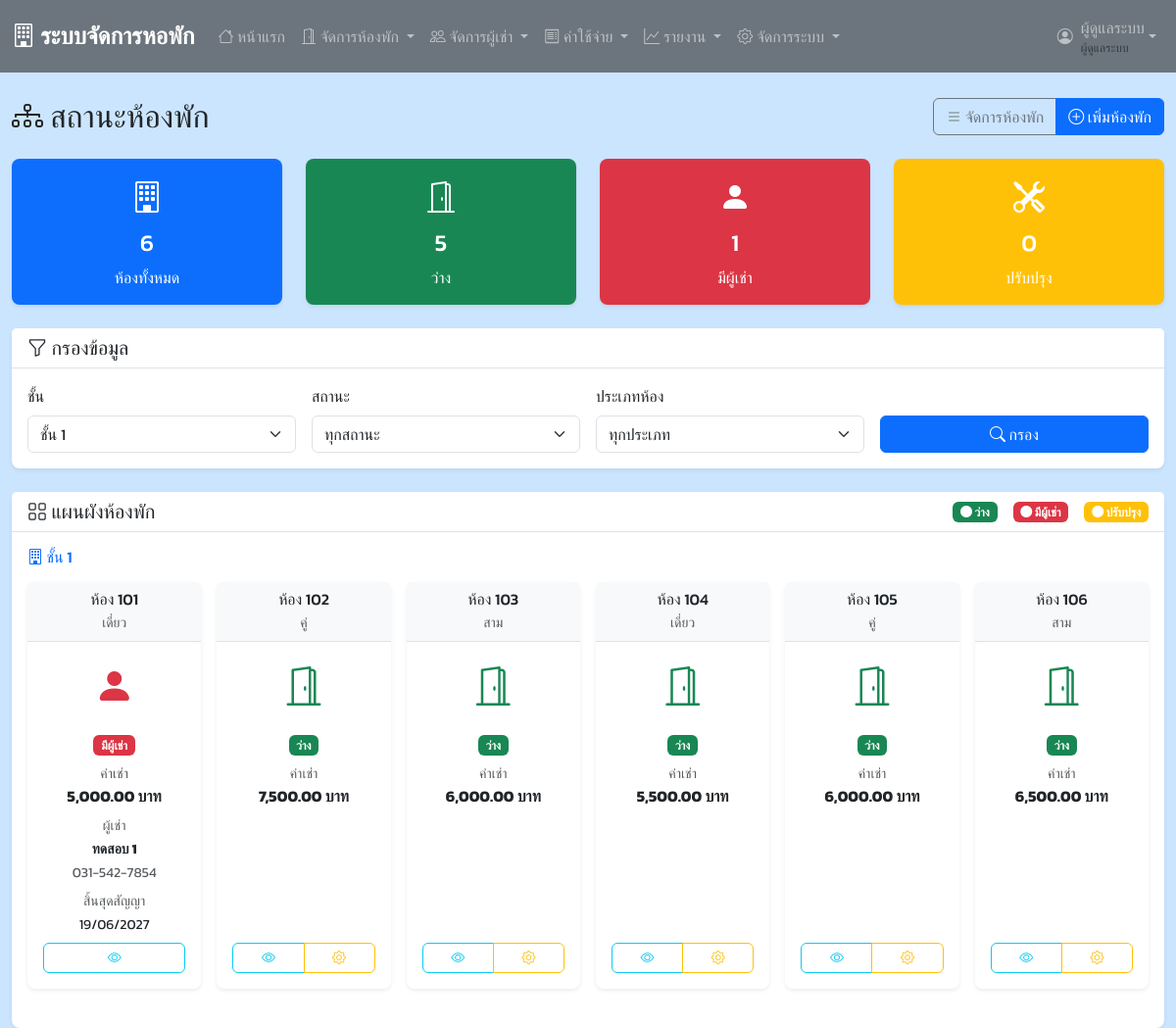
Page /room_status.php?floor=1 (signed in) on the committed database.
### tables this page shows
CREATE TABLE `rooms` (
  `room_id` int(11) NOT NULL,
  `room_number` varchar(10) NOT NULL,
  `room_type` enum('single','double','triple') NOT NULL,
  `monthly_rent` decimal(10,2) NOT NULL,
  `deposit` decimal(10,2) NOT NULL,
  `room_status` enum('available','occupied','maintenance') DEFAULT 'available',
  `floor_number` int(11) DEFAULT NULL,
  `room_description` text DEFAULT NULL,
  `created_at` timestamp NOT NULL DEFAULT current_timestamp()
);

### room_status.php (the view, shortened to what the rows shown need)
<?php
require_once 'includes/header.php';
$floor_filter = isset($_GET['floor']) ? $_GET['floor'] : '';
$sql = "SELECT r.*,
        (SELECT COUNT(*) FROM contracts c WHERE c.room_id = r.room_id AND c.contract_status = 'active') as has_tenant,
        (SELECT CONCAT(t.first_name, ' ', t.last_name)
         FROM contracts c
         JOIN tenants t ON c.tenant_id = t.tenant_id
         WHERE c.room_id = r.room_id AND c.contract_status = 'active'
         LIMIT 1) as tenant_name,
        (SELECT c.contract_start
         FROM contracts c
         WHERE c.room_id = r.room_id AND c.contract_status = 'active'
         LIMIT 1) as move_in_date,
        (SELECT c.contract_end
         FROM contracts c
         WHERE c.room_id = r.room_id AND c.contract_status = 'active'
         LIMIT 1) as contract_end_date,
        (SELECT t.phone
         FROM contracts c
         JOIN tenants t ON c.tenant_id = t.tenant_id
         WHERE c.room_id = r.room_id AND c.contract_status = 'active'
         LIMIT 1) as tenant_phone
        FROM rooms r WHERE 1=1";
$params = [];
if (!empty($floor_filter)) {
    $sql .= " AND r.floor_number = ?";
    $params[] = $floor_filter;
}
$sql .= " ORDER BY r.floor_number ASC, CAST(SUBSTRING(r.room_number, 2) AS UNSIGNED) ASC";
try {
    $stmt = $pdo->prepare($sql);
    $stmt->execute($params);
    $rooms = $stmt->fetchAll();
    $floor_stmt = $pdo->query("SELECT DISTINCT floor_number FROM rooms ORDER BY floor_number");
    $floors = $floor_stmt->fetchAll();
} catch(PDOException $e) {
    $error_message = "เกิดข้อผิดพลาดในการดึงข้อมูล: " . $e->getMessage();
}
?>
<div class="container-fluid mt-4">
    <div class="row">
        <div class="col-12">
            <div class="d-flex justify-content-between align-items-center mb-4">
                <h2 class="mb-0">
                    <i class="bi bi-diagram-3"></i>
                    สถานะห้องพัก
                </h2>
            </div>
            <div class="card">
                <div class="card-body">
                    <?php if (empty($rooms)): ?>
                        <div class="text-center py-5">
                            <i class="bi bi-building display-1 text-muted"></i>
                            <h4 class="text-muted mt-3">ไม่พบข้อมูลห้องพัก</h4>
                            <p class="text-muted">ไม่มีข้อมูลที่ตรงกับเงื่อนไขการกรอง</p>
                        </div>
                    <?php else: ?>
                        <?php
                        $rooms_by_floor = [];
                        foreach ($rooms as $room) {
                            $rooms_by_floor[$room['floor_number']][] = $room;
                        }
                        ksort($rooms_by_floor);
                        ?>
                        <?php foreach ($rooms_by_floor as $floor => $floor_rooms): ?>
                            <div class="mb-4">
                                <h6 class="text-primary mb-3">
                                    <i class="bi bi-building"></i>
                                    ชั้น <?php echo $floor; ?>
                                </h6>
                                <div class="row g-3">
                                    <?php foreach ($floor_rooms as $room): ?>
                                        <?php
                                        $room_status = '';
                                        $card_class = '';
                                        $icon = '';
                                        $status_text = '';
                                        if ($room['has_tenant'] > 0) {
                                            $card_class = 'border-danger';
                                            $room_status = 'occupied';
                                            $icon = 'bi-person-fill';
                                            $status_text = 'มีผู้เช่า';
                                        } else {
                                            switch ($room['room_status']) {
                                                case 'available':
                                                    $card_class = 'border-success';
                                                    $room_status = 'available';
                                                    $icon = 'bi-door-open';
                                                    $status_text = 'ว่าง';
                                                    break;
                                            }
                                        }
                                        ?>
                                        <div class="col-xl-2 col-lg-3 col-md-4 col-sm-6">
                                            <div class="card h-100 <?php echo $card_class; ?>" style="min-height: 200px;">
                                                <div class="card-header text-center bg-light">
                                                    <h6 class="mb-0">ห้อง <?php echo $room['room_number']; ?></h6>
                                                    <small class="text-muted">
                                                        <?php
                                                        switch ($room['room_type']) {
                                                            case 'single': echo 'เดี่ยว'; break;
                                                            case 'double': echo 'คู่'; break;
                                                            case 'triple': echo 'สาม'; break;
                                                        }
                                                        ?>
                                                    </small>
                                                </div>
                                                <div class="card-body text-center d-flex flex-column">
                                                    <div class="mb-3">
                                                        <i class="<?php echo $icon; ?> fs-1 text-<?php echo $room_status == 'occupied' ? 'danger' : ($room_status == 'available' ? 'success' : 'warning'); ?>"></i>
                                                    </div>
                                                    <div class="mb-2">
                                                        <span class="badge bg-<?php echo $room_status == 'occupied' ? 'danger' : ($room_status == 'available' ? 'success' : 'warning'); ?>">
                                                            <?php echo $status_text; ?>
                                                        </span>
                                                    </div>
                                                    <div class="mb-2">
                                                        <small class="text-muted d-block">ค่าเช่า</small>
                                                        <strong><?php echo formatCurrency($room['monthly_rent']); ?></strong>
                                                    </div>
                                                    <?php if ($room['has_tenant'] > 0): ?>
                                                        <div class="mb-2">
                                                            <small class="text-muted d-block">ผู้เช่า</small>
                                                            <small class="fw-bold"><?php echo $room['tenant_name']; ?></small>
                                                            <?php if ($room['tenant_phone']): ?>
                                                                <br><small class="text-muted"><?php echo $room['tenant_phone']; ?></small>
                                                            <?php endif; ?>
                                                        </div>
                                                        <div class="mb-2">
                                                            <small class="text-muted d-block">สิ้นสุดสัญญา</small>
                                                            <small><?php echo formatDate($room['contract_end_date']); ?></small>
                                                        </div>
                                                    <?php endif; ?>
                                                    <div class="mt-auto">
                                                        <div class="btn-group w-100" role="group">
                                                            <a href="view_room.php?id=<?php echo $room['room_id']; ?>"
                                                               class="btn btn-sm btn-outline-info"
                                                               data-bs-toggle="tooltip"
                                                               title="ดูรายละเอียด">
                                                                <i class="bi bi-eye"></i>
                                                            </a>
                                                            <?php if ($room['has_tenant'] == 0): ?>
                                                                <button type="button"
                                                                        class="btn btn-sm btn-outline-warning"
                                                                        data-bs-toggle="modal"
                                                                        data-bs-target="#statusModal"
                                                                        data-room-id="<?php echo $room['room_id']; ?>"
                                                                        data-room-number="<?php echo $room['room_number']; ?>"
                                                                        data-current-status="<?php echo $room['room_status']; ?>"
                                                                        title="เปลี่ยนสถานะ">
                                                                    <i class="bi bi-gear"></i>
                                                                </button>
                                                            <?php endif; ?>
                                                        </div>
                                                    </div>
                                                </div>
                                            </div>
                                        </div>
                                    <?php endforeach; ?>
                                </div>
                            </div>
                        <?php endforeach; ?>
                    <?php endif; ?>
                </div>
            </div>
        </div>
    </div>
</div>
<?php include 'includes/footer.php'; ?>

### rows in the picture
rooms: room_number "101", room_type "เดี่ยว", status_text "มีผู้เช่า", monthly_rent "5,000.00 บาท", tenant_name "ทดสอบ 1", tenant_phone "031-542-7854", contract_end_date "19/06/2027"
rooms: room_number "102", room_type "คู่", room_status "ว่าง", monthly_rent "7,500.00 บาท"
rooms: room_number "103", room_type "สาม", room_status "ว่าง", monthly_rent "6,000.00 บาท"
rooms: room_number "104", room_type "เดี่ยว", room_status "ว่าง", monthly_rent "5,500.00 บาท"
rooms: room_number "105", room_type "คู่", room_status "ว่าง", monthly_rent "6,000.00 บาท"
rooms: room_number "106", room_type "สาม", room_status "ว่าง", monthly_rent "6,500.00 บาท"

### other values in the picture
$_SESSION['full_name'] "ผู้ดูแลระบบ"
$stats['total'] "6"
$stats['available'] "5"
$stats['occupied'] "1"
$stats['maintenance'] "0"
$floor "1"
